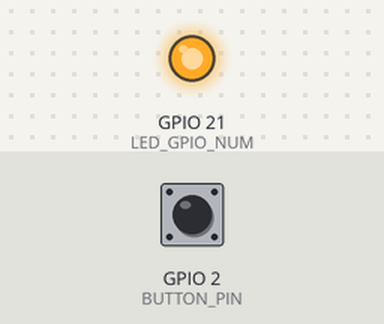
Simulated run of this sketch. Board: Seeed XIAO ESP32-S3. Parts: output pins drawn as LEDs (lit = HIGH). Dashed ring = blinking. Inputs (shaded band) come from the test bench; at power-on: GPIO 2 (BUTTON_PIN) HIGH. WiFi joins after 1.5 s; servers stay silent unless stated; the camera gives no picture; what the sketch prints to the serial monitor is not drawn.

Above: at 3.0 s.
3.1 s: GPIO 2 (BUTTON_PIN) pulled LOW for 1 s
At 4.3 s:
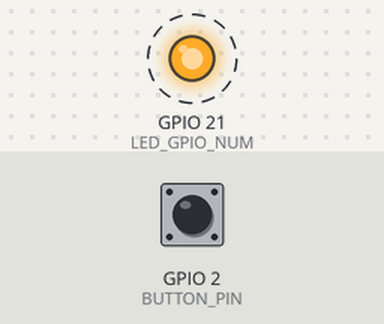
5.6 s: GPIO 2 (BUTTON_PIN) pulled LOW for 3.2 s
At 9.6 s:
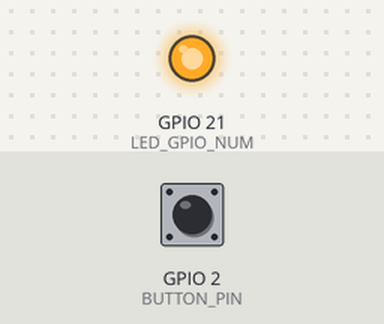
Timing chart, 0 to 11.1 s (numbered marks = the images above; inputs shaded):
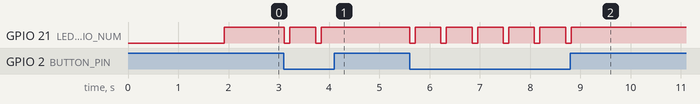

Measured:
- after the input at 3.1 s, GPIO 21 (LED_GPIO_NUM): alternates HIGH for 0.51 s and LOW for 0.11 s, 4 changes in all, then stays HIGH, starting at once
- after the input at 5.6 s, GPIO 21 (LED_GPIO_NUM): alternates HIGH for 0.51 s and LOW for 0.11 s, 12 changes in all, then stays HIGH, starting at once

The sketch:

cam_arduino2.ino
```cpp
#include "esp_camera.h"
#include <WiFi.h>
#include <ESPmDNS.h>
#include "esp_http_server.h"
#include <WiFiManager.h> // Install "WiFiManager" by tzapu

// ===========================
// PIN DEFINITIONS FOR XIAO ESP32S3 SENSE
// ===========================
#define PWDN_GPIO_NUM     -1
#define RESET_GPIO_NUM    -1
#define XCLK_GPIO_NUM     10
#define SIOD_GPIO_NUM     40
#define SIOC_GPIO_NUM     39

#define Y9_GPIO_NUM       48
#define Y8_GPIO_NUM       11
#define Y7_GPIO_NUM       12
#define Y6_GPIO_NUM       14
#define Y5_GPIO_NUM       16
#define Y4_GPIO_NUM       18
#define Y3_GPIO_NUM       17
#define Y2_GPIO_NUM       15
#define VSYNC_GPIO_NUM    38
#define HREF_GPIO_NUM     47
#define PCLK_GPIO_NUM     13

#define LED_GPIO_NUM      21
#define BUTTON_PIN        2   // D1 on Xiao

// ===========================
// Globals
// ===========================
camera_fb_t * last_frame = NULL;
httpd_handle_t camera_httpd = NULL;
WiFiManager wm;
bool serverStarted = false;

// ---------------------------------------------------------------
// Function: Take a Photo
// ---------------------------------------------------------------
void take_photo() {
  if (last_frame) {
    esp_camera_fb_return(last_frame);
    last_frame = NULL;
  }

  // Flash LED
  pinMode(LED_GPIO_NUM, OUTPUT);
  digitalWrite(LED_GPIO_NUM, LOW); // ON
  delay(50);

  camera_fb_t * fb = esp_camera_fb_get();

  digitalWrite(LED_GPIO_NUM, HIGH); // OFF

  if (!fb) {
    Serial.println("Camera capture failed");
  } else {
    last_frame = fb;
    Serial.printf("New Picture Taken! Size: %u bytes\n", fb->len);
  }
}

// ---------------------------------------------------------------
// HTML Interface (Updated with Real-Time Button Status)
// ---------------------------------------------------------------
const char index_html[] = R"rawliteral(
<!DOCTYPE HTML><html>
<head>
  <meta name="viewport" content="width=device-width, initial-scale=1">
  <title>Percevia Cam</title>
  <style>
    body { text-align:center; font-family: sans-serif; background-color: #121212; color: #ffffff; }
    h2 { margin-top: 20px; color: #03dac6; }
    #container { position: relative; display: inline-block; margin-bottom: 20px; }
    img { max-width: 95%; height: auto; border: 4px solid #333; border-radius: 8px; }
    .btn { background-color: #bb86fc; color: black; padding: 15px 32px; font-size: 20px; border: none; border-radius: 4px; cursor: pointer; margin-top: 20px; font-weight: bold;}
    .btn:active { background-color: #3700b3; color: white; }

    /* Button Status Style */
    .status-box { padding: 15px; background: #1e1e1e; border-radius: 8px; display: inline-block; margin-top: 15px; width: 80%; }
    .indicator { height: 15px; width: 15px; background-color: #555; border-radius: 50%; display: inline-block; margin-right: 10px; }
    .active { background-color: #00ff00; box-shadow: 0 0 10px #00ff00; }
    p { margin: 5px 0; color: #aaa; }
  </style>
</head>
<body>
  <h2>Percevia Labs - Snapshot</h2>

  <div id="container">
    <img src="/latest" id="photo">
  </div>

  <br>
  <button class="btn" onclick="capture()">Capture Photo</button>

  <div class="status-box">
    <p><strong>Physical Button Status:</strong></p>
    <div id="btnLight" class="indicator"></div>
    <span id="btnText">Released</span>
  </div>

  <script>
    function capture() {
      fetch('/trigger').then(response => {
        if (response.ok) {
          setTimeout(() => {
            reloadImage();
          }, 300);
        }
      });
    }

    function reloadImage() {
      document.getElementById("photo").src = "/latest?t=" + new Date().getTime();
    }

    // --- REAL TIME BUTTON CHECKER ---
    setInterval(() => {
      fetch('/button_status')
        .then(response => response.json())
        .then(data => {
          const light = document.getElementById("btnLight");
          const text = document.getElementById("btnText");

          if (data.pressed) {
            light.classList.add("active");
            text.innerText = "PRESSED";
            text.style.color = "#00ff00";
            text.style.fontWeight = "bold";
          } else {
            light.classList.remove("active");
            text.innerText = "Released";
            text.style.color = "#aaa";
            text.style.fontWeight = "normal";
          }
        });
    }, 200); // Check every 200ms

    // Refresh image every 2 seconds
    setInterval(() => { reloadImage(); }, 2000);

    document.addEventListener('keydown', (event) => {
      if (event.key === 'p' || event.key === 'P') { capture(); }
    });
  </script>
</body>
</html>
)rawliteral";

// ---------------------------------------------------------------
// Web Server Handlers
// ---------------------------------------------------------------
static esp_err_t index_handler(httpd_req_t *req) {
  httpd_resp_set_type(req, "text/html");
  return httpd_resp_send(req, index_html, HTTPD_RESP_USE_STRLEN);
}

static esp_err_t trigger_handler(httpd_req_t *req) {
  take_photo();
  httpd_resp_send(req, "OK", 2);
  return ESP_OK;
}

static esp_err_t latest_handler(httpd_req_t *req) {
  if (!last_frame) {
    httpd_resp_send_500(req);
    return ESP_FAIL;
  }
  httpd_resp_set_type(req, "image/jpeg");
  httpd_resp_set_hdr(req, "Access-Control-Allow-Origin", "*");
  return httpd_resp_send(req, (const char *)last_frame->buf, last_frame->len);
}

// --- NEW HANDLER: CHECK BUTTON STATUS ---
static esp_err_t button_status_handler(httpd_req_t *req) {
  // Read the button (Active LOW)
  bool isPressed = (digitalRead(BUTTON_PIN) == LOW);

  char json_response[64];
  // Return JSON: {"pressed": true} or {"pressed": false}
  sprintf(json_response, "{\"pressed\": %s}", isPressed ? "true" : "false");

  httpd_resp_set_type(req, "application/json");
  return httpd_resp_send(req, json_response, strlen(json_response));
}

void startCameraServer() {
  httpd_config_t config = HTTPD_DEFAULT_CONFIG();
  config.server_port = 80;

  httpd_uri_t index_uri = { .uri = "/", .method = HTTP_GET, .handler = index_handler, .user_ctx = NULL };
  httpd_uri_t trigger_uri = { .uri = "/trigger", .method = HTTP_GET, .handler = trigger_handler, .user_ctx = NULL };
  httpd_uri_t latest_uri = { .uri = "/latest", .method = HTTP_GET, .handler = latest_handler, .user_ctx = NULL };
  httpd_uri_t btn_uri = { .uri = "/button_status", .method = HTTP_GET, .handler = button_status_handler, .user_ctx = NULL };

  if (httpd_start(&camera_httpd, &config) == ESP_OK) {
    httpd_register_uri_handler(camera_httpd, &index_uri);
    httpd_register_uri_handler(camera_httpd, &trigger_uri);
    httpd_register_uri_handler(camera_httpd, &latest_uri);
    httpd_register_uri_handler(camera_httpd, &btn_uri); // Register new button handler
  }
}

// ---------------------------------------------------------------
// SETUP
// ---------------------------------------------------------------
void setup() {
  Serial.begin(115200);
  Serial.setDebugOutput(true);
  Serial.println("\n\n--- PERCEVIA CAM STARTING ---");

  pinMode(BUTTON_PIN, INPUT_PULLUP);

  // --- CAMERA INIT ---
  camera_config_t config;
  config.ledc_channel = LEDC_CHANNEL_0;
  config.ledc_timer = LEDC_TIMER_0;
  config.pin_d0 = Y2_GPIO_NUM;
  config.pin_d1 = Y3_GPIO_NUM;
  config.pin_d2 = Y4_GPIO_NUM;
  config.pin_d3 = Y5_GPIO_NUM;
  config.pin_d4 = Y6_GPIO_NUM;
  config.pin_d5 = Y7_GPIO_NUM;
  config.pin_d6 = Y8_GPIO_NUM;
  config.pin_d7 = Y9_GPIO_NUM;
  config.pin_xclk = XCLK_GPIO_NUM;
  config.pin_pclk = PCLK_GPIO_NUM;
  config.pin_vsync = VSYNC_GPIO_NUM;
  config.pin_href = HREF_GPIO_NUM;
  config.pin_sccb_sda = SIOD_GPIO_NUM;
  config.pin_sccb_scl = SIOC_GPIO_NUM;
  config.pin_pwdn = PWDN_GPIO_NUM;
  config.pin_reset = RESET_GPIO_NUM;
  config.xclk_freq_hz = 20000000;
  config.pixel_format = PIXFORMAT_JPEG;
  config.grab_mode = CAMERA_GRAB_LATEST;

  if(psramFound()){
    config.frame_size = FRAMESIZE_UXGA;
    config.jpeg_quality = 10;
    config.fb_count = 1;
    config.fb_location = CAMERA_FB_IN_PSRAM;
  } else {
    config.frame_size = FRAMESIZE_SVGA;
    config.jpeg_quality = 12;
    config.fb_count = 1;
    config.fb_location = CAMERA_FB_IN_DRAM;
  }

  esp_err_t err = esp_camera_init(&config);
  if (err != ESP_OK) {
    Serial.printf("Camera Init Failed! Error 0x%x\n", err);
    return;
  }

  // Flip logic (Adjust as needed)
  sensor_t *s = esp_camera_sensor_get();
  s->set_vflip(s, 0);
  s->set_hmirror(s, 0);

  // --- WIFIMANAGER SETUP ---
  Serial.println("Starting WiFiManager...");
  wm.setConfigPortalBlocking(false); // NON-BLOCKING!
  wm.setConfigPortalTimeout(180);    // 3 minute timeout for portal

  // Connect to saved wifi OR create hotspot "Percevia-Cam-Setup"
  if(wm.autoConnect("Percevia-Cam-Setup")) {
      Serial.println(" WiFi Connected Successfully!");
  } else {
      Serial.println(" WiFi not connected yet. 'Percevia-Cam-Setup' AP is active.");
  }
}

void loop() {
  // 1. Handle WiFiManager Logic
  wm.process();

  // 2. Start Server Logic (Runs once when connected)
  if (WiFi.status() == WL_CONNECTED && !serverStarted) {
    serverStarted = true;

    // Start mDNS
    if (MDNS.begin("percevia-cam")) {
       Serial.println(" mDNS Responder Started!");
       Serial.println(" Access: http://percevia-cam.local");
    }
    Serial.print(" IP: "); Serial.println(WiFi.localIP());

    startCameraServer();
    take_photo(); // Take first photo
  }

  // 3. Physical Button Logic (Manual Capture)
  if (digitalRead(BUTTON_PIN) == LOW) {
    Serial.println("🔘 Physical Button Pressed!");
    take_photo();
    delay(500); // Debounce
  }

  delay(10); // Small delay for stability
}
```
